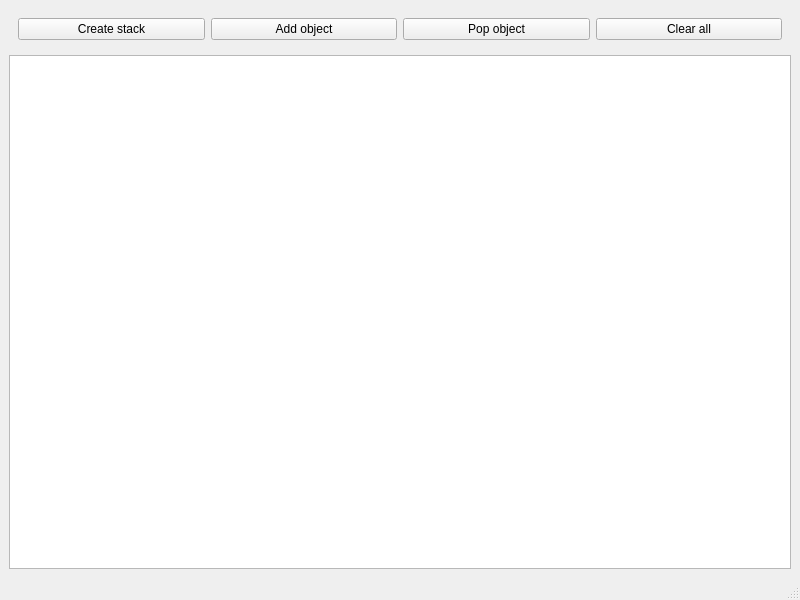
<?xml version="1.0" encoding="UTF-8"?>
<ui version="4.0">
 <class>MainWindow</class>
 <widget class="QMainWindow" name="MainWindow">
  <property name="geometry">
   <rect>
    <x>0</x>
    <y>0</y>
    <width>800</width>
    <height>600</height>
   </rect>
  </property>
  <property name="windowTitle">
   <string>MainWindow</string>
  </property>
  <widget class="QWidget" name="centralwidget">
   <property name="minimumSize">
    <size>
     <width>40</width>
     <height>40</height>
    </size>
   </property>
   <layout class="QVBoxLayout" name="verticalLayout">
    <item>
     <widget class="QWidget" name="widget" native="true">
      <property name="minimumSize">
       <size>
        <width>100</width>
        <height>40</height>
       </size>
      </property>
      <layout class="QHBoxLayout" name="horizontalLayout">
       <item>
        <widget class="QPushButton" name="buttonAddStack">
         <property name="text">
          <string>Create stack</string>
         </property>
        </widget>
       </item>
       <item>
        <widget class="QPushButton" name="buttonAddObj">
         <property name="text">
          <string>Add object</string>
         </property>
        </widget>
       </item>
       <item>
        <widget class="QPushButton" name="buttonPopObj">
         <property name="text">
          <string>Pop object</string>
         </property>
        </widget>
       </item>
       <item>
        <widget class="QPushButton" name="buttonClear">
         <property name="text">
          <string>Clear all</string>
         </property>
        </widget>
       </item>
      </layout>
     </widget>
    </item>
    <item>
     <widget class="QListWidget" name="listObj"/>
    </item>
   </layout>
  </widget>
  <widget class="QMenuBar" name="menubar">
   <property name="geometry">
    <rect>
     <x>0</x>
     <y>0</y>
     <width>800</width>
     <height>22</height>
    </rect>
   </property>
  </widget>
  <widget class="QStatusBar" name="statusbar"/>
 </widget>
 <resources/>
 <connections/>
</ui>
